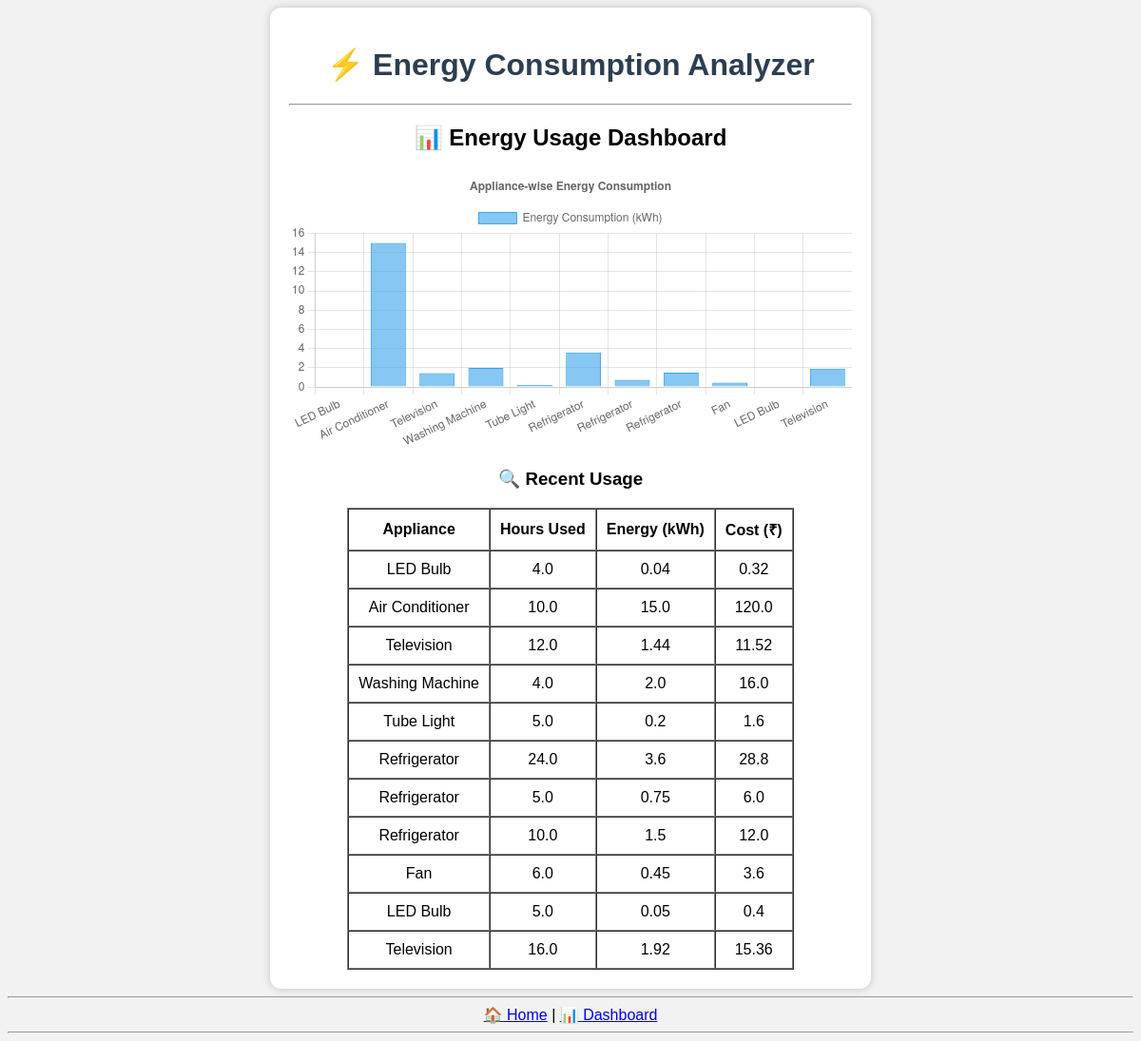
/dashboard, run on the app's committed database.
### app.py (models this page shows)
class Appliance(db.Model):
    id = db.Column(db.Integer, primary_key=True)
    name = db.Column(db.String(50), nullable=False)
    power = db.Column(db.Float, nullable=False)  # in Watts

class Usage(db.Model):
    id = db.Column(db.Integer, primary_key=True)
    appliance_id = db.Column(db.Integer, db.ForeignKey('appliance.id'))
    hours_used = db.Column(db.Float, nullable=False)

### app.py (the view)
@app.route('/dashboard')
def dashboard():
    usage_records = Usage.query.all()
    labels = []
    values = []
    usage_data = []
    for record in usage_records:
        appliance = Appliance.query.get(record.appliance_id)
        energy_kwh = (appliance.power * record.hours_used) / 1000
        cost = energy_kwh * 8  # ₹8 per kWh
        labels.append(appliance.name)
        values.append(round(energy_kwh, 2))
        usage_data.append({
            "appliance": appliance.name,
            "hours": record.hours_used,
            "energy": energy_kwh,
            "cost": cost
        })
    return render_template("dashboard.html", labels=labels, values=values, usage_data=usage_data)

### templates/dashboard.html (shortened to what this page needs)
{% extends "layout.html" %}
{% block content %}
  <h2>📊 Energy Usage Dashboard</h2>
  <canvas id="usageChart" width="400" height="200"></canvas>
  <h3>🔍 Recent Usage</h3>
  <table border="1" cellpadding="10" cellspacing="0" style="margin:auto;">
    <tr>
      <th>Appliance</th>
      <th>Hours Used</th>
      <th>Energy (kWh)</th>
      <th>Cost (₹)</th>
    </tr>
    {% for record in usage_data %}
    <tr>
      <td>{{ record.appliance }}</td>
      <td>{{ record.hours }}</td>
      <td>{{ record.energy|round(2) }}</td>
      <td>{{ record.cost|round(2) }}</td>
    </tr>
    {% endfor %}
  </table>
  <script>
    const ctx = document.getElementById('usageChart').getContext('2d');
    const usageChart = new Chart(ctx, {
      type: 'bar',
      data: {
        labels: {{ labels|safe }},
        datasets: [{
          label: 'Energy Consumption (kWh)',
          data: {{ values|safe }},
          backgroundColor: 'rgba(54, 162, 235, 0.6)',
          borderColor: 'rgba(54, 162, 235, 1)',
          borderWidth: 1
        }]
      },
      options: {
        responsive: true,
        plugins: {
          legend: { position: 'top' },
          title: { display: true, text: 'Appliance-wise Energy Consumption' }
        }
      }
    });
  </script>
{% endblock %}

### templates/layout.html (shortened to what this page needs)
<!DOCTYPE html>
<html>
<head>
  <link rel="stylesheet" href="{{ url_for('static', filename='style.css') }}">
</head>
<body>
  <div class="container">
    <h1>⚡ Energy Consumption Analyzer</h1>
    <hr>
    {% block content %}{% endblock %}
  </div>
  <hr>
<a href="/">🏠 Home</a> |
<a href="/dashboard">📊 Dashboard</a>
<hr>
</body>
</html>

### static/style.css (style rules this page uses)
body { font-family: Arial, sans-serif; background: #f2f2f2; text-align: center; }
.container { width: 50%; margin: auto; background: white; padding: 20px; border-radius: 12px; box-shadow: 0 0 10px rgba(0,0,0,0.2); }
h1 { color: #2c3e50; }

### data on the page
Appliance: appliance "LED Bulb" "LED Bulb"
Usage: hours "4.0"
Appliance: appliance "Air Conditioner"
Usage: hours "10.0"
Appliance: appliance "Television" "Television"
Usage: hours "12.0"
Appliance: appliance "Washing Machine"
Usage: hours "4.0"
Appliance: appliance "Tube Light"
Usage: hours "5.0"
Appliance: appliance "Refrigerator" "Refrigerator" "Refrigerator"
Usage: hours "24.0"
Usage: hours "5.0"
Usage: hours "10.0"
Appliance: appliance "Fan"
Usage: hours "6.0"
Usage: hours "5.0"
Usage: hours "16.0"

### other printed values
{{ record.energy|round(2) }} "0.04" "15.0" "1.44" "2.0" "0.2" "3.6" "0.75" "1.5" "0.45" "0.05" "1.92"
{{ record.cost|round(2) }} "0.32" "120.0" "11.52" "16.0" "1.6" "28.8" "6.0" "12.0" "3.6" "0.4" "15.36"
chart data {{ labels|safe }} ['LED Bulb', 'Air Conditioner', 'Television', 'Washing Machine', 'Tube Light', 'Refrigerator', 'Refrigerator', 'Refrigerator', 'Fan', 'LED Bulb', 'Television']
chart data {{ values|safe }} [0.04, 15.0, 1.44, 2.0, 0.2, 3.6, 0.75, 1.5, 0.45, 0.05, 1.92]
